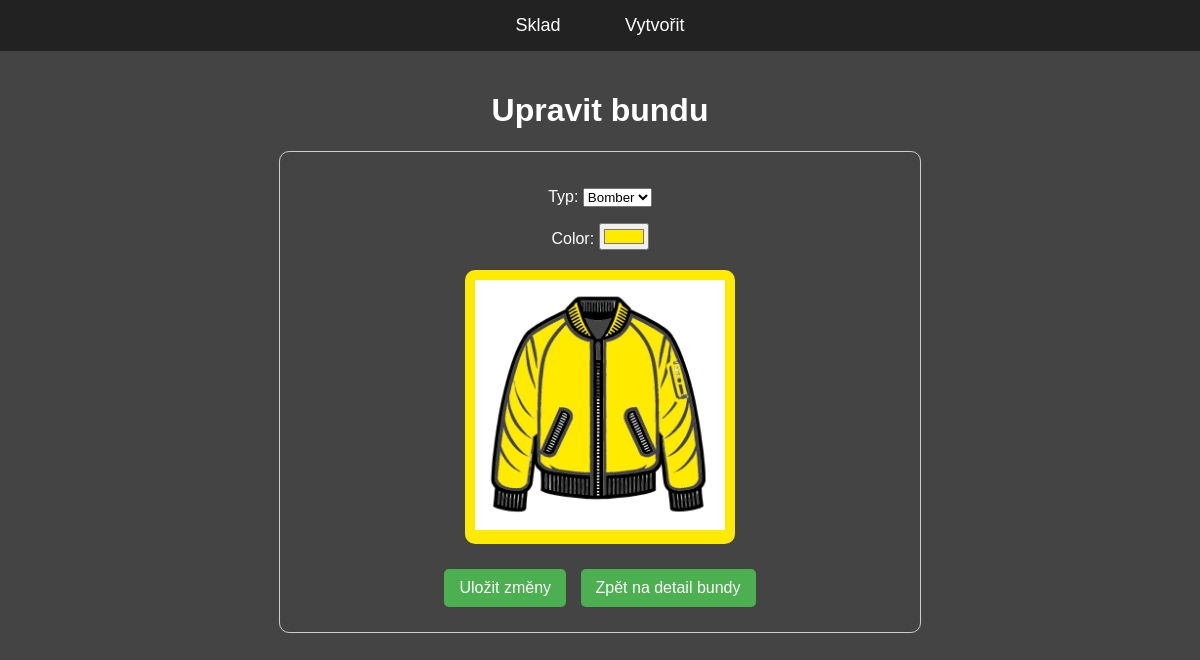
Screenshot of /bundy/9/upravit/ with the database file from the repository.
### bundy/models.py (models this page shows, shortened)
class Jacket(models.Model):
    TYPE_CHOICES = [
        ('kabát', 'Kabát'),
        ('bunda', 'Bunda'),
        ('bomber', 'Bomber'),
    ]
    typ = models.CharField(max_length=20, choices=TYPE_CHOICES)
    color = models.CharField(max_length=7, default="#ffffff")  # Ukládáme hex kód
    def get_image_url(self):
        return f"/static/bundy/{self.typ}.png"

### bundy/views.py (the view)
# urls.py: path('bundy/<int:pk>/upravit/', JacketUpdateView.as_view(), name='jacket-update'),
class JacketUpdateView(UpdateView):
    model = Jacket
    form_class = JacketForm
    template_name = 'bundy/jacket_form.html'
    success_url = reverse_lazy('sklad')

### bundy/forms.py
class JacketForm(forms.ModelForm):
    class Meta:
        model = Jacket
        fields = ['typ', 'color']
        widgets = {
            'color': forms.TextInput(attrs={'type': 'color'}),
        }

### bundy/templates/bundy/jacket_form.html (shortened to what this page needs)
{% extends 'bundy/base.html' %}
{% block content %}
<center>
  <h1>Upravit bundu</h1>
  <div style="width: 80%; max-width: 600px; margin: 20px auto; padding: 20px; border: 1px solid #ccc; border-radius: 10px; font-family: Arial, sans-serif;">
    <form method="post">
      {{ form.as_p }}
      <div style="margin: 20px 0; display: flex; justify-content: center;">
        <div style="display: inline-block; padding: 10px; background-color: {{ object.color }}; border-radius: 10px;">
          <img id="jacket-preview"
               src="{{ object.get_image_url }}"
               alt="{{ object.typ }}"
               style="max-width: 250px; max-height: 250px;">
        </div>
      </div>
      <div style="margin-top: 20px;">
        <button type="submit" style="display: inline-block; background-color: #4CAF50; color: white; padding: 10px 15px; border: none; border-radius: 5px; margin: 5px; text-decoration: none;">
          Uložit změny
        </button>
        <a href="{% url 'jacket-detail' object.id %}" style="display: inline-block; background-color: #4CAF50; color: white; padding: 10px 15px; border-radius: 5px; margin: 5px; text-decoration: none;">
          Zpět na detail bundy
        </a>
      </div>
    </form>
  </div>
</center>
{% endblock %}

### bundy/static/bundy/css/styles.css (style rules this page uses)
body { background-color: #444444; color: white; font-family: Arial, sans-serif; margin: 0; padding: 0; }
button { background-color: #666; color: white; border: none; padding: 10px 20px; font-size: 16px; cursor: pointer; transition: background 0.3s ease-in-out; }

### rows the page displays
Jacket: typ "Bomber", color "#ffea00", get_image_url (picture)
